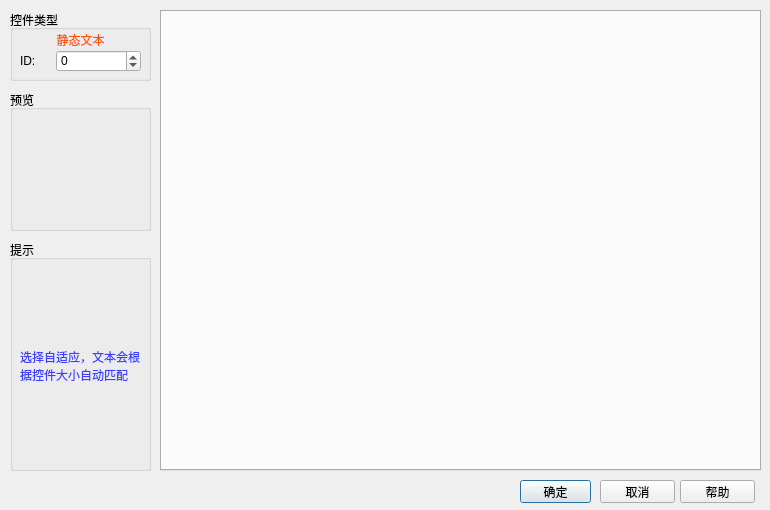
<?xml version="1.0" encoding="UTF-8"?>
<ui version="4.0">
 <class>StaticTexts</class>
 <widget class="QDialog" name="StaticTexts">
  <property name="geometry">
   <rect>
    <x>0</x>
    <y>0</y>
    <width>770</width>
    <height>510</height>
   </rect>
  </property>
  <property name="windowTitle">
   <string>Dialog</string>
  </property>
  <widget class="QPushButton" name="help">
   <property name="geometry">
    <rect>
     <x>680</x>
     <y>480</y>
     <width>75</width>
     <height>23</height>
    </rect>
   </property>
   <property name="focusPolicy">
    <enum>Qt::NoFocus</enum>
   </property>
   <property name="text">
    <string>帮助</string>
   </property>
  </widget>
  <widget class="QGroupBox" name="groupBox_preview">
   <property name="geometry">
    <rect>
     <x>10</x>
     <y>90</y>
     <width>141</width>
     <height>141</height>
    </rect>
   </property>
   <property name="title">
    <string>预览</string>
   </property>
   <widget class="QGraphicsView" name="MainView">
    <property name="geometry">
     <rect>
      <x>10</x>
      <y>20</y>
      <width>121</width>
      <height>111</height>
     </rect>
    </property>
    <property name="styleSheet">
     <string notr="true">background-color: rgba(255, 255, 255, 0);</string>
    </property>
   </widget>
  </widget>
  <widget class="QGroupBox" name="groupBox">
   <property name="geometry">
    <rect>
     <x>10</x>
     <y>10</y>
     <width>141</width>
     <height>71</height>
    </rect>
   </property>
   <property name="title">
    <string>控件类型</string>
   </property>
   <widget class="QLabel" name="label">
    <property name="geometry">
     <rect>
      <x>10</x>
      <y>20</y>
      <width>121</width>
      <height>20</height>
     </rect>
    </property>
    <property name="styleSheet">
     <string notr="true">color: rgb(255, 85, 0);</string>
    </property>
    <property name="text">
     <string>静态文本</string>
    </property>
    <property name="alignment">
     <set>Qt::AlignCenter</set>
    </property>
   </widget>
   <widget class="QWidget" name="layoutWidget_2">
    <property name="geometry">
     <rect>
      <x>10</x>
      <y>40</y>
      <width>121</width>
      <height>22</height>
     </rect>
    </property>
    <layout class="QHBoxLayout" name="horizontalLayout">
     <item>
      <widget class="QLabel" name="label_3">
       <property name="maximumSize">
        <size>
         <width>30</width>
         <height>16777215</height>
        </size>
       </property>
       <property name="text">
        <string>ID:</string>
       </property>
      </widget>
     </item>
     <item>
      <widget class="QSpinBox" name="spinBox">
       <property name="minimum">
        <number>-1</number>
       </property>
       <property name="maximum">
        <number>100000</number>
       </property>
      </widget>
     </item>
    </layout>
   </widget>
  </widget>
  <widget class="QPushButton" name="cancel">
   <property name="geometry">
    <rect>
     <x>600</x>
     <y>480</y>
     <width>75</width>
     <height>23</height>
    </rect>
   </property>
   <property name="focusPolicy">
    <enum>Qt::NoFocus</enum>
   </property>
   <property name="text">
    <string>取消</string>
   </property>
  </widget>
  <widget class="QTabWidget" name="tabWidget">
   <property name="geometry">
    <rect>
     <x>160</x>
     <y>10</y>
     <width>601</width>
     <height>461</height>
    </rect>
   </property>
   <property name="currentIndex">
    <number>-1</number>
   </property>
  </widget>
  <widget class="QPushButton" name="accept">
   <property name="geometry">
    <rect>
     <x>520</x>
     <y>480</y>
     <width>71</width>
     <height>23</height>
    </rect>
   </property>
   <property name="text">
    <string>确定</string>
   </property>
   <property name="checkable">
    <bool>false</bool>
   </property>
   <property name="default">
    <bool>true</bool>
   </property>
  </widget>
  <widget class="QGroupBox" name="groupBox_preview_2">
   <property name="geometry">
    <rect>
     <x>10</x>
     <y>240</y>
     <width>141</width>
     <height>231</height>
    </rect>
   </property>
   <property name="title">
    <string>提示</string>
   </property>
   <widget class="QLabel" name="label_2">
    <property name="geometry">
     <rect>
      <x>10</x>
      <y>20</y>
      <width>121</width>
      <height>211</height>
     </rect>
    </property>
    <property name="styleSheet">
     <string notr="true">color: rgb(60, 63, 255);</string>
    </property>
    <property name="text">
     <string>选择自适应，文本会根据控件大小自动匹配</string>
    </property>
    <property name="wordWrap">
     <bool>true</bool>
    </property>
   </widget>
  </widget>
 </widget>
 <resources/>
 <connections/>
</ui>
